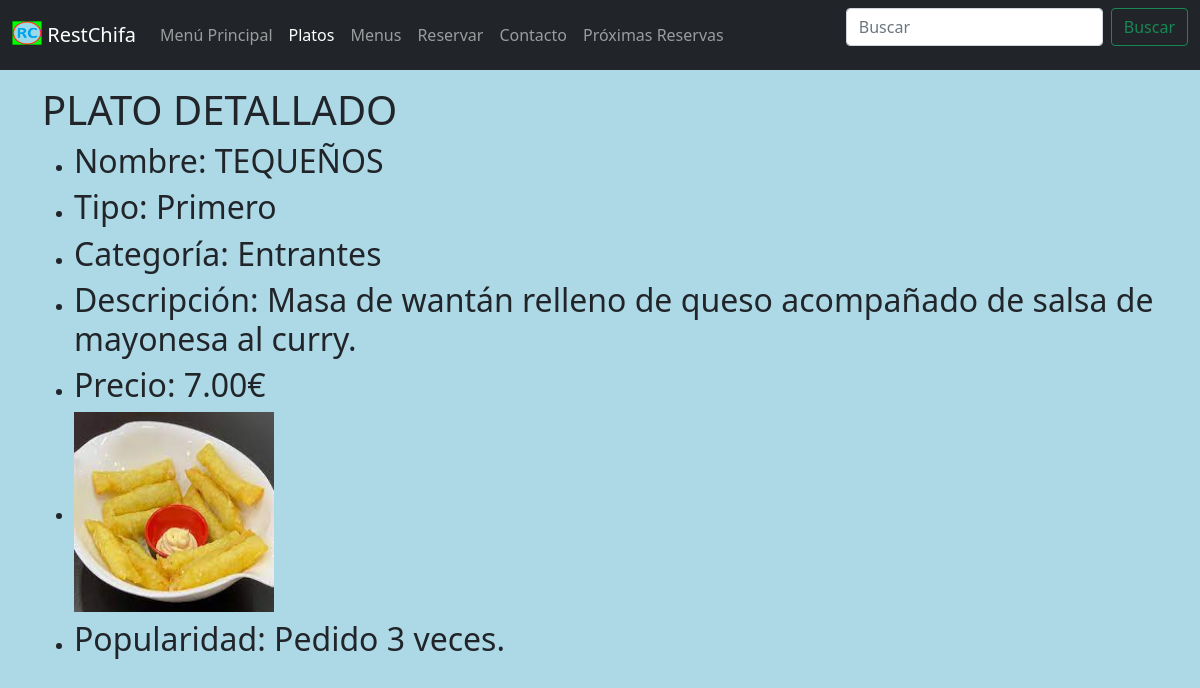
The page /restChifa/dish/tequeños on the database as committed earlier.
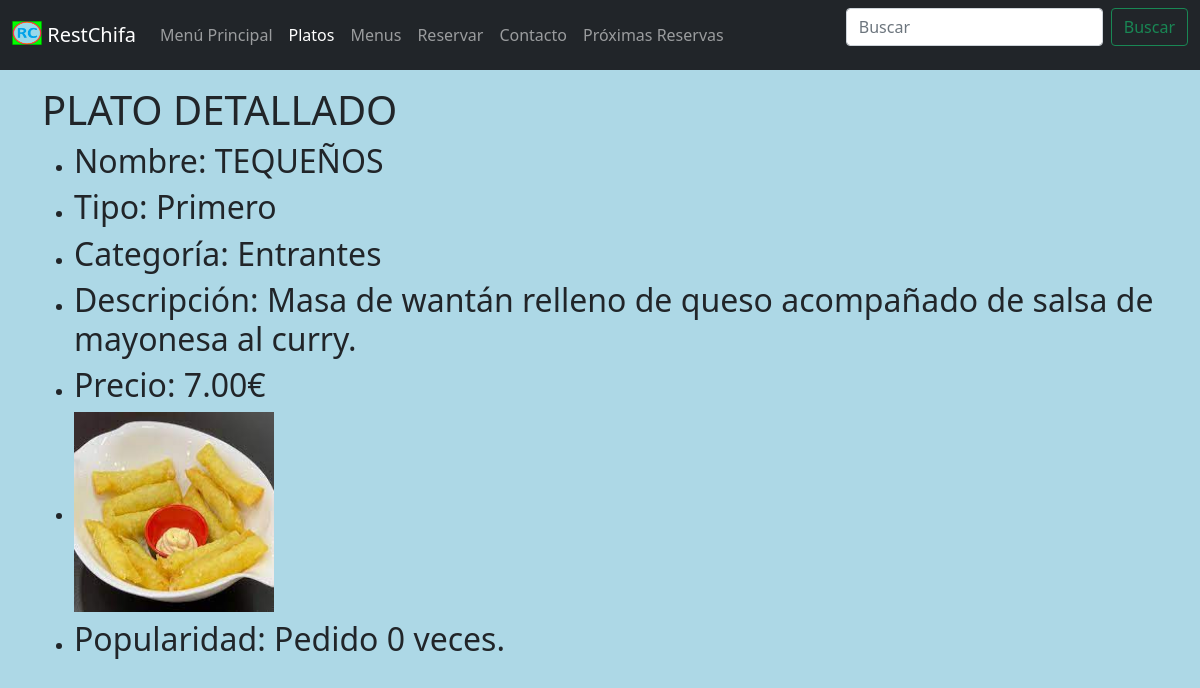
The same page on the database as committed later.
### restChifa/models.py (models this page shows, shortened)
class Dish(models.Model):
    pk_name = models.CharField(primary_key=True, max_length=200, blank = False, null = False)
    fk_type = models.ForeignKey(Dish_type, on_delete=models.CASCADE)
    fk_category = models.ForeignKey(Dish_category, on_delete=models.CASCADE)
    price = models.DecimalField(max_digits=10, decimal_places=2, blank = False, null = False)
    description = models.CharField(max_length=200)
    src_photo = models.ImageField(default='no_image.jpg')
    popular = models.IntegerField(default=0)
    class Meta:
        verbose_name_plural = "Dishes"

class Dish_type(models.Model):
    pk_name = models.CharField(primary_key=True, max_length=100, blank = False, null = False)
    position = models.IntegerField(default=0, blank = False, null = False)
    class Meta:
        verbose_name_plural = "Dish_types"

class Dish_category(models.Model):
    pk_name = models.CharField(primary_key=True, max_length=100, blank = False, null = False)
    position = models.IntegerField(default=0, blank = False, null = False)
    class Meta:
        verbose_name_plural = "Dish_categories"

### restChifa/views.py (the view)
# urls.py: path('dish/<str:pk_name>', views.dish_detail, name='dish_detail'),
def dish_detail(request, pk_name):
    try:
        dish = Dish.objects.get(pk__iexact=pk_name)
    except Dish.DoesNotExist:
        dish = False
    nav_dishes_active = "active"
    context = {
    'dish': dish,
    "nav_dishes_active": nav_dishes_active
    }
    return render(request, 'restChifa/dish_detail.html', context)

### restChifa/templates/restChifa/dish_detail.html
{% include 'restChifa/navegation.html' %}
<div class="container my-3">
    <div class="row">
        <div class="col-sm-12 col-md-12 col-lg-12 col-xl-12">
            <h1>PLATO DETALLADO</h1>
        </div>
    </div>
    {% if dish %}
    <ul>
        <div class="row">
            <div class="col-sm-12 col-md-12 col-lg-12 col-xl-12">
                <li><h2>Nombre: {{ dish.pk_name|upper }}</h1></li>
            </div>
        </div>
        <div class="row">
            <div class="col-sm-12 col-md-12 col-lg-12 col-xl-12">
                <li><h2>Tipo: {{ dish.fk_type.pk_name|capfirst }}</h2></li>
            </div>
        </div>
        <div class="row">
            <div class="col-sm-12 col-md-12 col-lg-12 col-xl-12">
                <li><h2>Categoría: {{ dish.fk_category.pk_name|capfirst }}</h2></li>
            </div>
        </div>
        <div class="row">
            <div class="col-sm-12 col-md-12 col-lg-12 col-xl-12">
                <li><h2>Descripción: {{ dish.description|capfirst }}</h2></li>
            </div>
        </div>
        <div class="row">
            <div class="col-sm-12 col-md-12 col-lg-12 col-xl-12">
                    <li><h2>Precio: {{ dish.price }}€</h2></li>
            </div>
        </div>
        <div class="row">
            <div class="col-sm-12 col-md-12 col-lg-12 col-xl-12">
                <li><h2><img src="./../../static/restChifa/img/dishes/{{dish.src_photo}}" height="200em" width="200em"/></h2></li>
            </div>
        </div>
        <div class="row">
            <div class="col-sm-12 col-md-12 col-lg-12 col-xl-12">
                <li><h2>Popularidad: Pedido {{ dish.popular }} {% if dish.popular != 1 %} veces. {% else %} vez. {% endif %}</h2></li>
            </div>
        </div>
    </ul>
    {% else %}
        <div class="row my-3">
            <div class="col-sm-12 col-md-12 col-lg-12 col-xl-12">
                <h1>Plato no encontrado...</h1>
            </div>
        </div>
    {% endif %}
</div>

### restChifa/templates/restChifa/navegation.html (shortened to what this page needs)
<link rel="stylesheet" href="./../../static/restChifa/css/bootstrap/bootstrap.min.css" />
<link rel="stylesheet" href="./../../static/restChifa/css/main/index.css" />
<nav class="navbar navbar-expand-lg navbar-dark bg-dark">
    <div class="container-fluid">
        <div class="navbar-brand active">
            <img src="./../../static/restChifa/img/logo/logo.png" alt="Logo" width="30" height="24" class="d-inline-block align-text-top">
            RestChifa
        </div>
        <div class="collapse navbar-collapse" id="navbarNavAltMarkup">
            <div class="navbar-nav">
                <a class="nav-link {{ nav_index_active }}" aria-current="page" href="{{settings.BASE_DIR}}/restChifa/">Menú Principal</a>
                <a class="nav-link {{ nav_dishes_active }}" href="{{settings.BASE_DIR}}/restChifa/dishes">Platos</a>
                <a class="nav-link {{ nav_menus_active }}" href="{{settings.BASE_DIR}}/restChifa/menus">Menus</a>
                <a class="nav-link {{ nav_reserve_active }}" href="{{settings.BASE_DIR}}/restChifa/reserve">Reservar</a>
                <a class="nav-link {{ nav_contact_active }}" href="{{settings.BASE_DIR}}/restChifa/contact">Contacto</a>
                <a class="nav-link {{ nav_data_reserves_active }}" href="{{settings.BASE_DIR}}/restChifa/data_reserves">Próximas Reservas</a>
            </div>
        </div>
        <form class="d-flex" role="search">
            <input class="form-control me-2" type="search" placeholder="Buscar" aria-label="Search">
            <button class="btn btn-outline-success" type="submit">Buscar</button>
        </form>
    </div>
</nav>

Rows that differ between the two databases and show on the page:
removed Dish: pk_name "TEQUEÑOS", fk_type.pk_name "Primero", fk_category.pk_name "Entrantes", description "Masa de wantán relleno de queso acompañado de salsa de mayonesa al curry.", price "7.00", src_photo (picture), popular "3"
added Dish: pk_name "TEQUEÑOS", fk_type.pk_name "Primero", fk_category.pk_name "Entrantes", description "Masa de wantán relleno de queso acompañado de salsa de mayonesa al curry.", price "7.00", src_photo (picture), popular "0"
